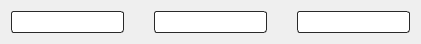
   <widget class="QWidget" name="layoutWidget_8">
    <property name="geometry">
     <rect>
      <x>549</x>
      <y>633</y>
      <width>421</width>
      <height>24</height>
     </rect>
    </property>
    <layout class="QHBoxLayout" name="horizontalLayout_7">
     <property name="spacing">
      <number>30</number>
     </property>
     <item>
      <widget class="QLineEdit" name="total_before">
       <property name="minimumSize">
        <size>
         <width>0</width>
         <height>22</height>
        </size>
       </property>
       <property name="styleSheet">
        <string notr="true">border-style: solid !important;
    border-width: 1px !important;
    border-color: rgb( 41, 41, 41 ) !important;
    border-radius: 3px !important;</string>
       </property>
       <property name="readOnly">
        <bool>true</bool>
       </property>
      </widget>
     </item>
     <item>
      <widget class="QLineEdit" name="dicount">
       <property name="minimumSize">
        <size>
         <width>0</width>
         <height>22</height>
        </size>
       </property>
       <property name="styleSheet">
        <string notr="true">border-style: solid !important;
    border-width: 1px !important;
    border-color: rgb( 41, 41, 41 ) !important;
    border-radius: 3px !important;</string>
       </property>
      </widget>
     </item>
     <item>
      <widget class="QLineEdit" name="discount_perc">
       <property name="minimumSize">
        <size>
         <width>0</width>
         <height>22</height>
        </size>
       </property>
       <property name="styleSheet">
        <string notr="true">border-style: solid !important;
    border-width: 1px !important;
    border-color: rgb( 41, 41, 41 ) !important;
    border-radius: 3px !important;</string>
       </property>
      </widget>
     </item>
    </layout>
   </widget>
